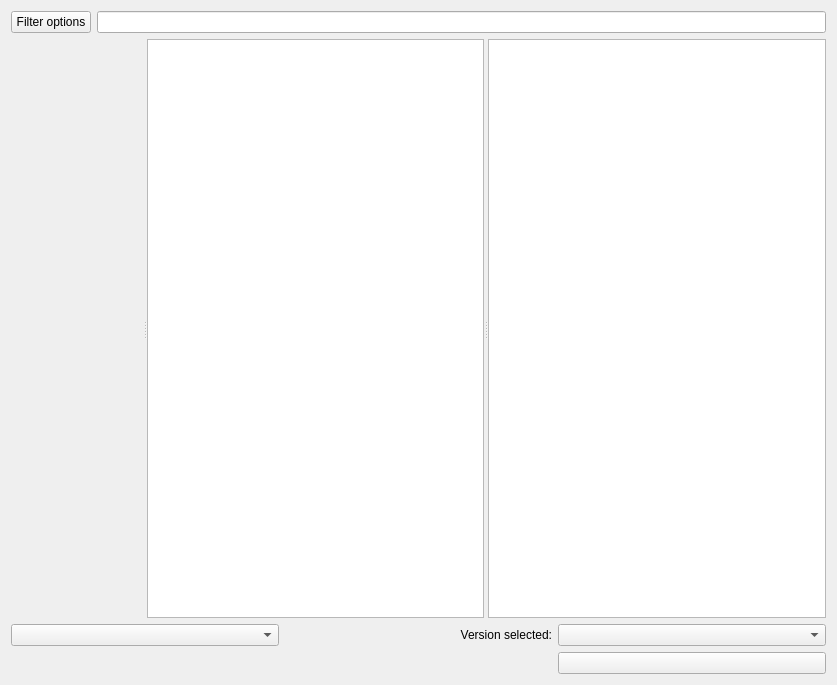
<?xml version="1.0" encoding="UTF-8"?>
<ui version="4.0">
 <class>ResourcePage</class>
 <widget class="QWidget" name="ResourcePage">
  <property name="geometry">
   <rect>
    <x>0</x>
    <y>0</y>
    <width>837</width>
    <height>685</height>
   </rect>
  </property>
  <layout class="QVBoxLayout" name="verticalLayout">
   <item>
    <layout class="QHBoxLayout" name="horizontalLayout">
     <item>
      <widget class="QPushButton" name="resourceFilterButton">
       <property name="text">
        <string>Filter options</string>
       </property>
      </widget>
     </item>
     <item>
      <widget class="QLineEdit" name="searchEdit"/>
     </item>
    </layout>
   </item>
   <item>
    <widget class="QSplitter" name="splitter">
     <property name="orientation">
      <enum>Qt::Horizontal</enum>
     </property>
     <property name="childrenCollapsible">
      <bool>false</bool>
     </property>
     <widget class="QWidget" name="filterWidget" native="true"/>
     <widget class="QListView" name="packView">
      <property name="horizontalScrollBarPolicy">
       <enum>Qt::ScrollBarAlwaysOff</enum>
      </property>
      <property name="alternatingRowColors">
       <bool>false</bool>
      </property>
      <property name="iconSize">
       <size>
        <width>56</width>
        <height>56</height>
       </size>
      </property>
      <property name="spacing">
       <number>4</number>
      </property>
      <property name="verticalScrollMode">
       <enum>QAbstractItemView::ScrollPerPixel</enum>
      </property>
     </widget>
     <widget class="ProjectDescriptionPage" name="packDescription">
      <property name="openExternalLinks">
       <bool>false</bool>
      </property>
      <property name="openLinks">
       <bool>false</bool>
      </property>
     </widget>
    </widget>
   </item>
   <item>
    <layout class="QGridLayout" name="gridLayout_4" columnstretch="0,0,0">
     <item row="0" column="2">
      <widget class="QComboBox" name="versionSelectionBox"/>
     </item>
     <item row="0" column="1">
      <widget class="QLabel" name="label">
       <property name="text">
        <string>Version selected:</string>
       </property>
       <property name="alignment">
        <set>Qt::AlignRight|Qt::AlignTrailing|Qt::AlignVCenter</set>
       </property>
      </widget>
     </item>
     <item row="0" column="0">
      <widget class="QComboBox" name="sortByBox"/>
     </item>
     <item row="1" column="2">
      <widget class="QPushButton" name="resourceSelectionButton"/>
     </item>
    </layout>
   </item>
  </layout>
 </widget>
 <customwidgets>
  <customwidget>
   <class>ProjectDescriptionPage</class>
   <extends>QTextBrowser</extends>
   <header>ui/widgets/ProjectDescriptionPage.h</header>
  </customwidget>
 </customwidgets>
 <tabstops>
  <tabstop>packView</tabstop>
  <tabstop>packDescription</tabstop>
  <tabstop>sortByBox</tabstop>
  <tabstop>versionSelectionBox</tabstop>
 </tabstops>
 <resources/>
 <connections/>
</ui>
